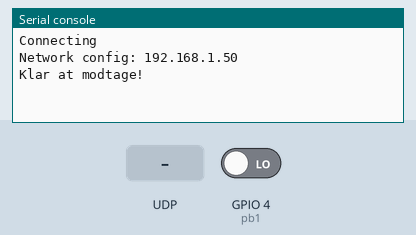
This program was run on a simulated ESP32 board running MicroPython. Parts: the last lines printed to the serial console. Inputs (shaded band) come from the test bench; at power-on: GPIO 4 (pb1) LOW. WiFi joins after 1.5 s.

Above: at 2.7 s.
2.8 s: UDP packet "1" arrives
At 3.7 s:
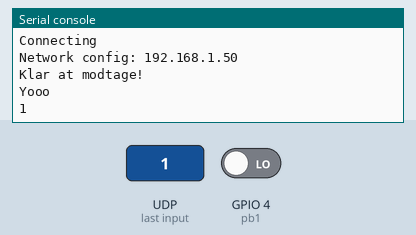
4.7 s: UDP packet "on" arrives
At 6.3 s:
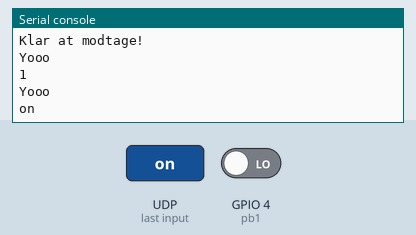
6.6 s: UDP packet "off" arrives
At 7.8 s:
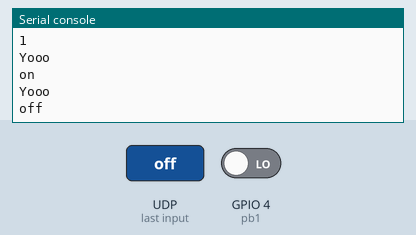

Measured:
- after the input at 2.8 s, the serial console: prints a new line at once (image 1)
- after the input at 4.7 s, the serial console: prints a new line after 0.40 s (image 2)
- after the input at 6.6 s, the serial console: prints a new line after 0.40 s (image 3)

The program:

main.py
```python
from socket import socket
from socket import AF_INET
from socket import SOCK_DGRAM
from sys import exit
from time import sleep_ms
from machine import Pin
number = 0
pb1 = Pin(4, Pin.IN)
server_port = 12000
server_socket = socket(AF_INET, SOCK_DGRAM)
server_socket.bind(('', server_port))
print("Klar at modtage!")

while True:
    try:
        message, client_address = server_socket.recvfrom(2048)
        modified_message = message. decode()
        server_socket.sendto(modified_message.encode(), client_address)
        if number == 0 and pb1.value() == 0:
            print("Yooo")
            number = 1
            sleep_ms(200)
        if number == 1 and pb1.value() == 0:
            number = 0
            sleep_ms(200)
        if modified_message != "" and number == 0:
            print(modified_message)
            modified_message = ""
        if number == 1 and pb1.value() == 1:
            print("Lige nu modtager vi ikke beskeder. Prøv igen senere.")

    except KeyboardInterrupt:
        print("CTRL-C trykket, abort!")
        server_socket.close()
        exit()
```

boot.py
```python
def do_connect():
    import network
    wlan = network.WLAN(network.STA_IF)
    wlan.active(True)
    if not wlan.isconnected():
        print("Connecting")
        wlan.connect('HOTSPOT', 'Pass')
        while not wlan.isconnected():
            pass
    print('Network config:', wlan.ifconfig()[0])

do_connect()
```
